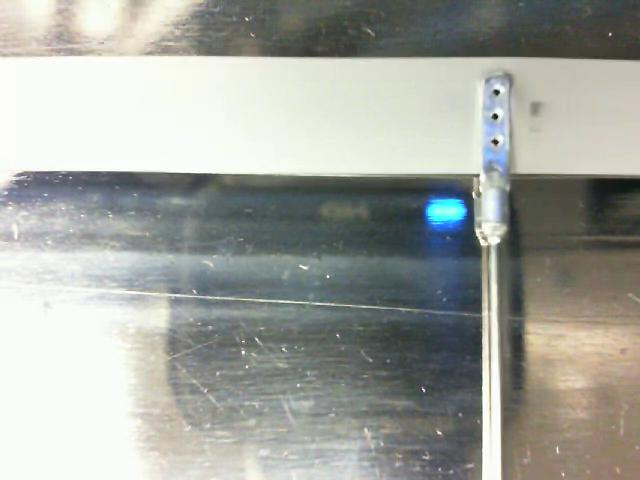
//> input picture 1.jpg, 640 x 480 px
$ ./generalContours_demo1 1.jpg   (built with g++ and OpenCV 4)
//> lines starting //> are read from the running program, lines starting //| are printed output that depends on the picture; after the words box and inside, x2 and y2 are one past the last pixel; in counts of white or black regions, pixels touching at a corner belong together
/**
 * @function generalContours_demo1.cpp
 * @brief Demo code to find contours in an image
 * @author OpenCV team
 */

#include "opencv2/imgcodecs.hpp"
#include "opencv2/highgui/highgui.hpp"
#include "opencv2/imgproc/imgproc.hpp"
#include <iostream>
#include <stdio.h>
#include <stdlib.h>

using namespace cv;
using namespace std;

Mat src; Mat src_gray;
int thresh = 100;
int max_thresh = 255;
RNG rng(12345);

/// Function header
void thresh_callback(int, void* );

/**
 * @function main
 */
int main( int, char** argv )
{
  /// Load source image and convert it to gray
  src = imread( argv[1], 1 );
//> src is the input picture: 480 rows x 640 cols, CV_8UC3; mean B, G, R 158.7, 164.8, 162.4

  /// Convert image to gray and blur it
  cvtColor( src, src_gray, COLOR_BGR2GRAY );
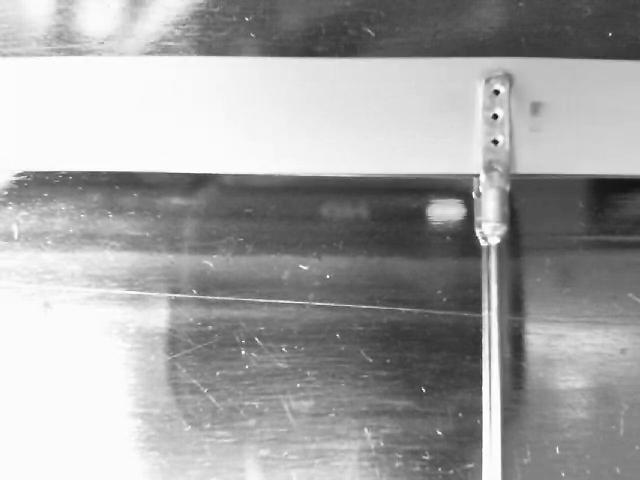
//> src_gray: 480 rows x 640 cols, CV_8UC1; min 8, max 255, mean 163.4
  blur( src_gray, src_gray, Size(3,3) );

  /// Create Window
  const char* source_window = "Source";
  namedWindow( source_window, WINDOW_AUTOSIZE );
  imshow( source_window, src );

  createTrackbar( " Threshold:", "Source", &thresh, max_thresh, thresh_callback );
  thresh_callback( 0, 0 );

  waitKey(0);
  return(0);
}

/**
 * @function thresh_callback
 */
void thresh_callback(int, void* )
{
  Mat threshold_output;
  vector<vector<Point> > contours;
  vector<Vec4i> hierarchy;

  /// Detect edges using Threshold
  threshold( src_gray, threshold_output, thresh, 255, THRESH_BINARY );
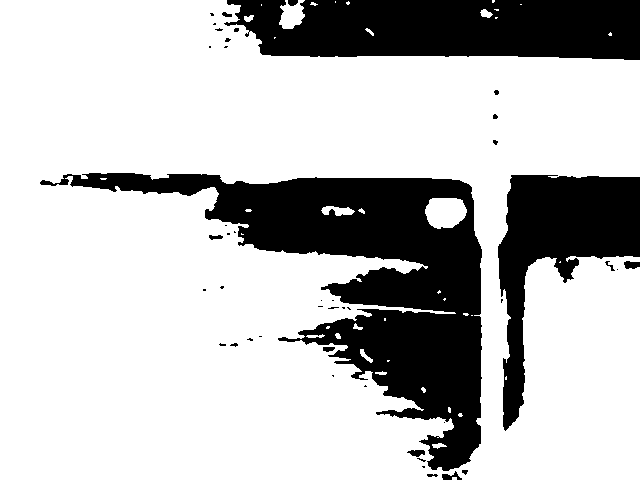
//> threshold_output: 480 rows x 640 cols, CV_8UC1; 74.7% white; 45 black regions (30 under 20 px)
  /// Find contours
  findContours( threshold_output, contours, hierarchy, RETR_TREE, CHAIN_APPROX_SIMPLE, Point(0, 0) );
//> contours = 81 contours, 52 with area under 20; largest, box (x1, y1, x2, y2) and area: (0, 0, 640, 480) 268626, (39, 172, 483, 472) 43688, (425, 198, 467, 229) 987, (279, 0, 305, 29) 462, (321, 206, 355, 216) 176

  /// Approximate contours to polygons + get bounding rects and circles
  vector<vector<Point> > contours_poly( contours.size() );
//> contours_poly = 81 empty contours
  //vector<Rect> boundRect( contours.size() );
  vector<Point2f>center( contours.size() );
  vector<float>radius( contours.size() );

  for( size_t i = 0; i < contours.size(); i++ )
  {
      approxPolyDP( Mat(contours[i]), contours_poly[i], 3, true );
      //boundRect[i] = boundingRect( Mat(contours_poly[i]) );
      minEnclosingCircle( contours_poly[i], center[i], radius[i] );
  }
//> this loop made 81 passes
//> after the loop, contours_poly = 81 contours, 69 with area under 20; largest, box (x1, y1, x2, y2) and area: (0, 0, 640, 480) 268364, (39, 172, 483, 472) 43510, (425, 198, 467, 229) 935, (279, 0, 305, 29) 434, (321, 206, 355, 216) 134; center = 81 Points (x, y), first 12: [454, 478], [505.5, 377.5], [560, 261], [275, 37], [609.5, 33.5], [369, 32], [495, 18], [248.5, 17], [496, 9.5], [486, 13], [520, 4], [261, 4]; radius = 81 values, max 399.3 at index 17, min 0.0001 at index 2, mean 11.45

  /// Draw polygonal contour + bonding rects + circles
  Mat drawing = Mat::zeros( threshold_output.size(), CV_8UC3 );
  for( size_t i = 0; i< contours.size(); i++ )
  {
      Scalar color = Scalar( rng.uniform(0, 255), rng.uniform(0,255), rng.uniform(0,255) );
      //drawContours( drawing, contours_poly, (int)i, color, 1, 8, vector<Vec4i>(), 0, Point() );
      //rectangle( drawing, boundRect[i].tl(), boundRect[i].br(), color, 2, 8, 0 );
      circle( drawing, center[i], (int)radius[i], color, 2, 8, 0 );
      cout << "center[" << i << "]: " << center[i] << " , radius: " << (int)radius[i] << endl;
  }
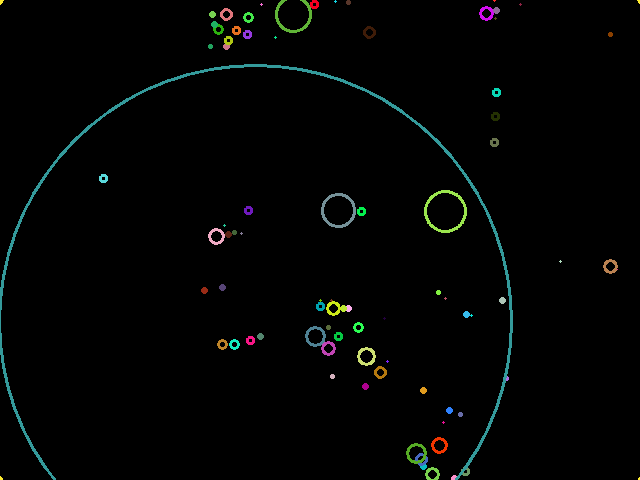
//> drawing: 480 rows x 640 cols, CV_8UC3; mean B, G, R 3.3, 3.9, 2.6

  /// Show in a window
  namedWindow( "Contours", WINDOW_AUTOSIZE );
  imshow( "Contours", drawing );

  double result = sqrt( pow((center[1].x-center[2].x), 2) + pow( pow((center[1].y-center[2].y), 2), 2) );
//> result = 13572.4
  cout << "center distance: " << result << endl;
//| center distance: 13572.4
  cout << "radius difference: " << abs(radius[1] - radius[2]) << endl;
//| radius difference: 1.58114

  cout << "--------------------------------" << endl;

}

$ run again, on 13.png
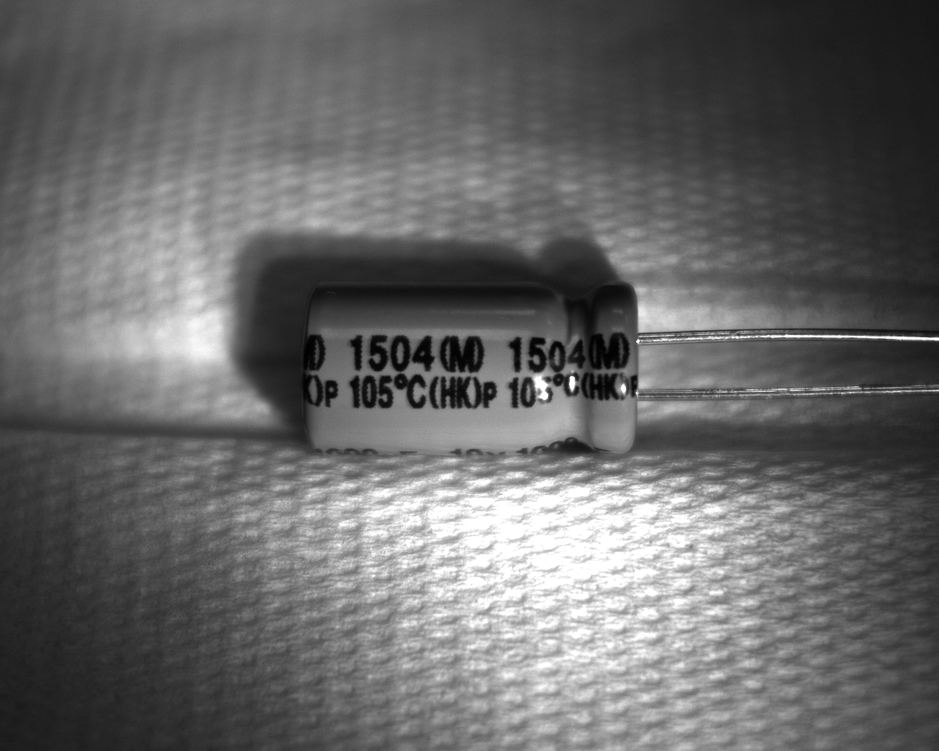
//> input picture 13.png, 939 x 751 px, shrunk from 1280 x 1024 before the run
//> src is the input picture: 751 rows x 939 cols, CV_8UC3; min 0, max 255, mean 103.6
//> in thresh_callback, `threshold( src_gray, threshold_output, thresh, 255, THRESH_BINARY );`:
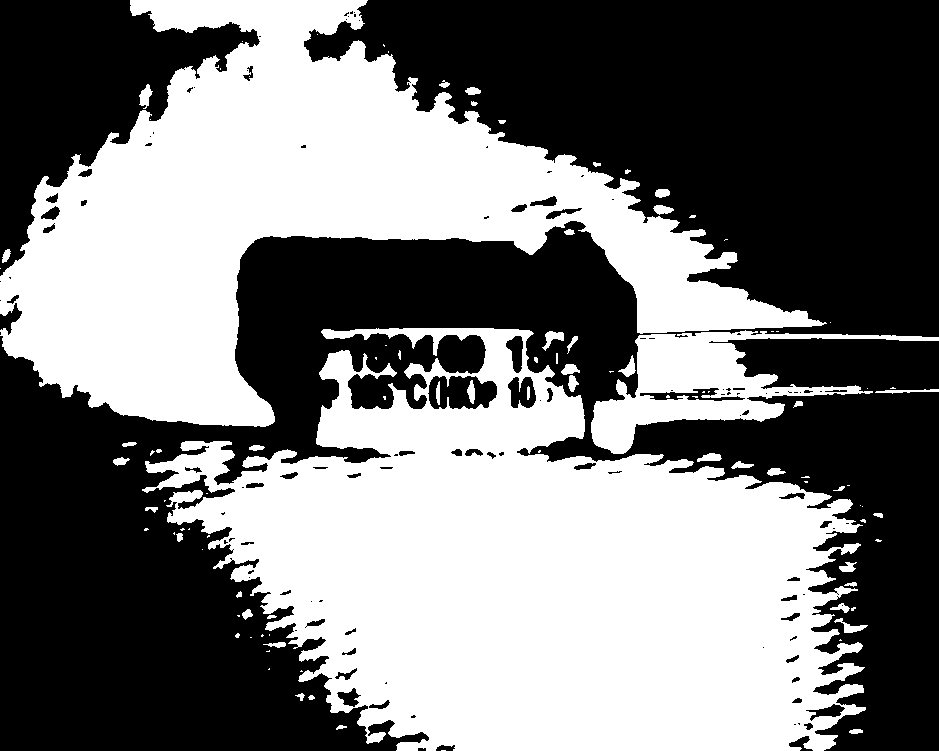
//> threshold_output: 751 rows x 939 cols, CV_8UC1; 47.2% white; 101 white regions (52 under 20 px)
//> contours = 220 contours, 128 with area under 20; largest, box (x1, y1, x2, y2) and area: (142, 328, 866, 751) 182201, (0, 0, 827, 427) 134601, (591, 330, 939, 454) 13798, (427, 375, 498, 410) 1969, (507, 376, 537, 409) 711
//> in thresh_callback, `vector<vector<Point> > contours_poly( contours.size() );`: contours_poly = 220 empty contours
//> after the loop in thresh_callback, `for( size_t i = 0; i < contours.size(); i++ )`: contours_poly = 220 contours, 157 with area under 20; largest, box (x1, y1, x2, y2) and area: (142, 329, 866, 751) 182626, (0, 0, 827, 427) 134806, (592, 330, 939, 454) 13595, (427, 375, 498, 410) 1920, (507, 377, 537, 409) 674; center = 220 Points (x, y), first 12: [443, 750], [855.5, 731.5], [341, 727.5], [311, 697.5], [299.2, 696.5], [302, 671], [269, 668], [267.5, 650.5], [274, 644.5], [841, 640], [250, 637], [269, 634]; radius = 220 values, max 413.7 at index 184, min 0.0001 at index 5, mean 9.04
//> the loop in thresh_callback, `for( size_t i = 0; i< contours.size(); i++ )` made 220 passes
//| center[0]: [443, 750] , radius: 2
//| center[1]: [855.5, 731.5] , radius: 6
//| center[2]: [341, 727.5] , radius: 5
//| center[3]: [311, 697.5] , radius: 3
//| center[4]: [299.214, 696.5] , radius: 4
//> (output is shown up to pass 5 of 220)
//> after the loop in thresh_callback, `for( size_t i = 0; i< contours.size(); i++ )`:
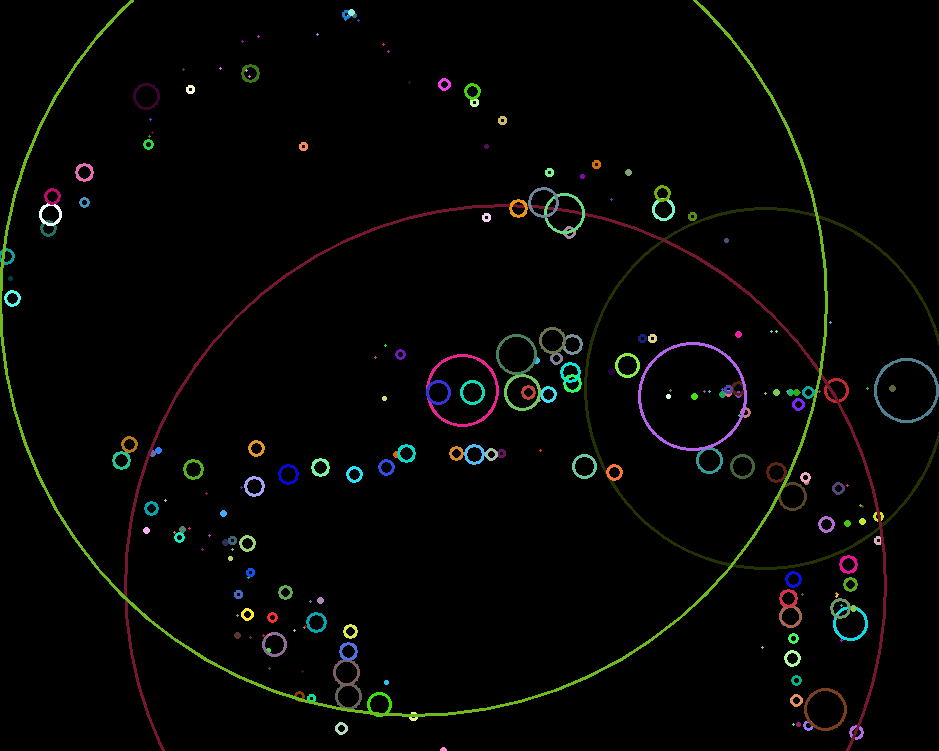
//> drawing: 751 rows x 939 cols, CV_8UC3; mean B, G, R 3.9, 5.3, 4.8
//> result = 514.7
//| center distance: 514.749
//| radius difference: 1.29905
